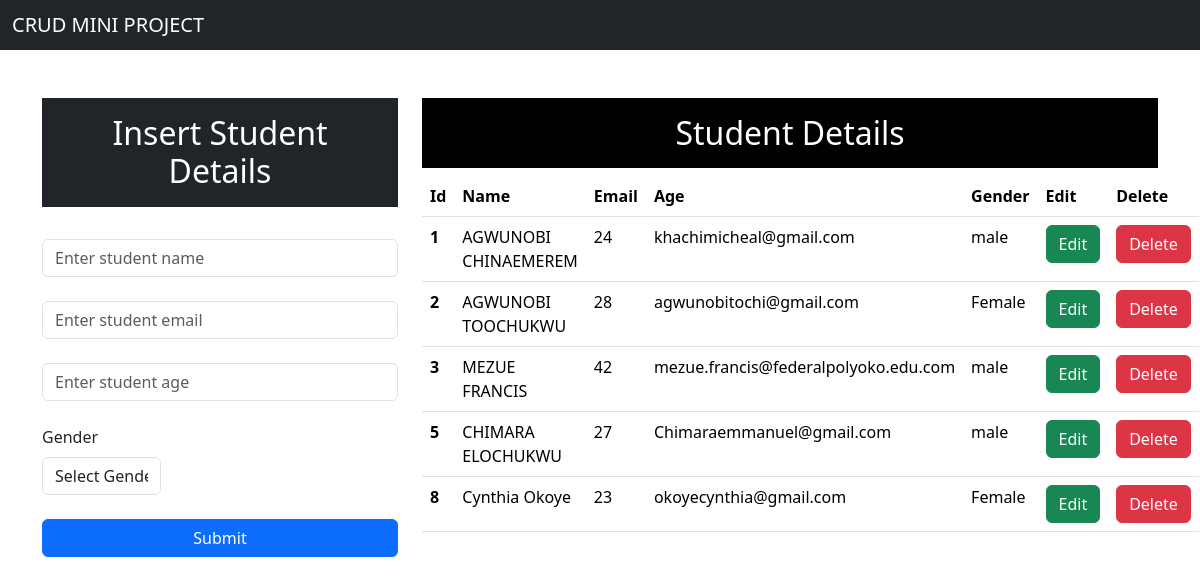
The page / on the database its author committed.
### home/models.py (models this page shows, shortened)
class Student(models.Model):
    name=models.CharField(max_length=25,blank=False,null=False,)
    email=models.EmailField()
    age=models.IntegerField()
    gender=models.CharField(max_length=25,blank=False,null=False)

### home/views.py (the view)
# urls.py: path('', views.index, name="index"),
def index(request):
    data=Student.objects.all()
    context={"data":data}
    return render(request, "index.html", context)

### home/templates/index.html (shortened to what this page needs)
<!doctype html>
<html lang="en">
  <head>
    <link href="https://cdn.jsdelivr.net/npm/bootstrap@5.3.3/dist/css/bootstrap.min.css" rel="stylesheet">
  </head>
  <body>
        <nav class="navbar navbar-dark bg-dark">
            <div class="container-fluid">
            <a class="navbar-brand mb-0 h1 " href="/">CRUD MINI PROJECT</a>
            </div>
        </nav>
        <div class="container mt-5">
            <div class="row">
                <div class="col-md-4">
                    <h2 class="text-white bg-dark text-center p-3">Insert Student Details</h2>
                    <br>
                    <div class="form-group">
                        <form action="insert" method="post"> {% csrf_token %}
                            <input type="text" class="form-control" placeholder="Enter student name" name="name" required><br>
                            <input type="email" class="form-control" placeholder="Enter student email" name="email" required><br>
                            <input type="number" class="form-control" placeholder="Enter student age" name="age" required><br>
                            <div class="col-md-4">
                                <label for="gender" class="form-label">Gender</label>
                                <select id="gender" class="form-control" name="gender" required>
                                  <option>Select Gender</option>
                                </select>
                                 <br>
                              </div>
                                <div class="d-grid gap-2">
                                    <button class="btn btn-primary" type="submit">Submit</button>
                                </div>
                          </form>
                    </div>
                </div>
                <div class="col-md-8">
                  <h2 class="text-center text-white bg-black p-3">Student Details</h2>
                  <table class="table">
                    <thead>
                      <tr>
                        <th scope="col">Id</th>
                        <th scope="col">Name</th>
                        <th scope="col">Email</th>
                        <th scope="col">Age</th>
                        <th scope="col">Gender</th>
                        <th scope="col">Edit</th>
                        <th scope="col">Delete</th>
                      </tr>
                    </thead>
                    <tbody>
                      {% for d in data %}
                      <tr>
                        <th scope="row">{{ d.id}}</th>
                        <td>{{d.name}}</td>
                        <td>{{d.age}}</td>
                        <td>{{d.email}}</td>
                        <td>{{d.gender}}</td>
                        <td><a type="button" href="/update/ {{d.id}}" class="btn btn-success">Edit</a></td>
                        <td><a type="button" href="/delete/{{d.id}}" class="btn btn-danger">Delete</a></td>
                      </tr>
                      {% endfor%}
                    </tbody>
                  </table>
                </div>
            </div>
        </div>
  </body>
</html>

### rows shown on the page
Student: id "1", name "AGWUNOBI CHINAEMEREM", age "24", email "khachimicheal@gmail.com", gender "male"
Student: id "2", name "AGWUNOBI TOOCHUKWU", age "28", email "agwunobitochi@gmail.com", gender "Female"
Student: id "3", name "MEZUE FRANCIS", age "42", email "mezue.francis@federalpolyoko.edu.com", gender "male"
Student: id "5", name "CHIMARA ELOCHUKWU", age "27", email "Chimaraemmanuel@gmail.com", gender "male"
Student: id "8", name "Cynthia Okoye", age "23", email "okoyecynthia@gmail.com", gender "Female"
